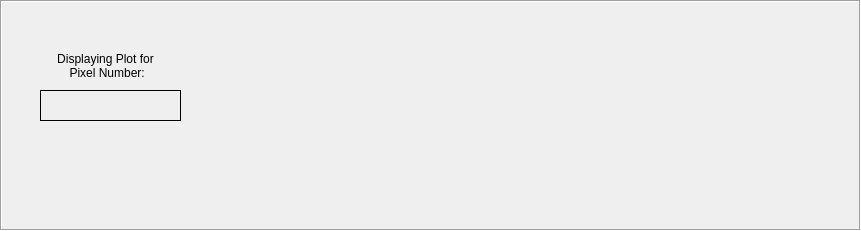
   <widget class="QFrame" name="frame_5">
    <property name="geometry">
     <rect>
      <x>0</x>
      <y>670</y>
      <width>861</width>
      <height>231</height>
     </rect>
    </property>
    <property name="sizePolicy">
     <sizepolicy hsizetype="Preferred" vsizetype="Preferred">
      <horstretch>0</horstretch>
      <verstretch>0</verstretch>
     </sizepolicy>
    </property>
    <property name="frameShape">
     <enum>QFrame::Box</enum>
    </property>
    <property name="frameShadow">
     <enum>QFrame::Sunken</enum>
    </property>
    <widget class="MPL_Widget" name="spectra_plot" native="true">
     <property name="geometry">
      <rect>
       <x>250</x>
       <y>0</y>
       <width>491</width>
       <height>241</height>
      </rect>
     </property>
    </widget>
    <widget class="QLabel" name="pixel_number_label">
     <property name="geometry">
      <rect>
       <x>40</x>
       <y>50</y>
       <width>131</width>
       <height>31</height>
      </rect>
     </property>
     <property name="frameShape">
      <enum>QFrame::NoFrame</enum>
     </property>
     <property name="text">
      <string>Displaying Plot for
 Pixel Number:</string>
     </property>
     <property name="alignment">
      <set>Qt::AlignCenter</set>
     </property>
    </widget>
    <widget class="QLabel" name="pixelpath">
     <property name="geometry">
      <rect>
       <x>40</x>
       <y>90</y>
       <width>141</width>
       <height>31</height>
      </rect>
     </property>
     <property name="font">
      <font>
       <pointsize>14</pointsize>
      </font>
     </property>
     <property name="frameShape">
      <enum>QFrame::Box</enum>
     </property>
     <property name="text">
      <string/>
     </property>
    </widget>
   </widget>
